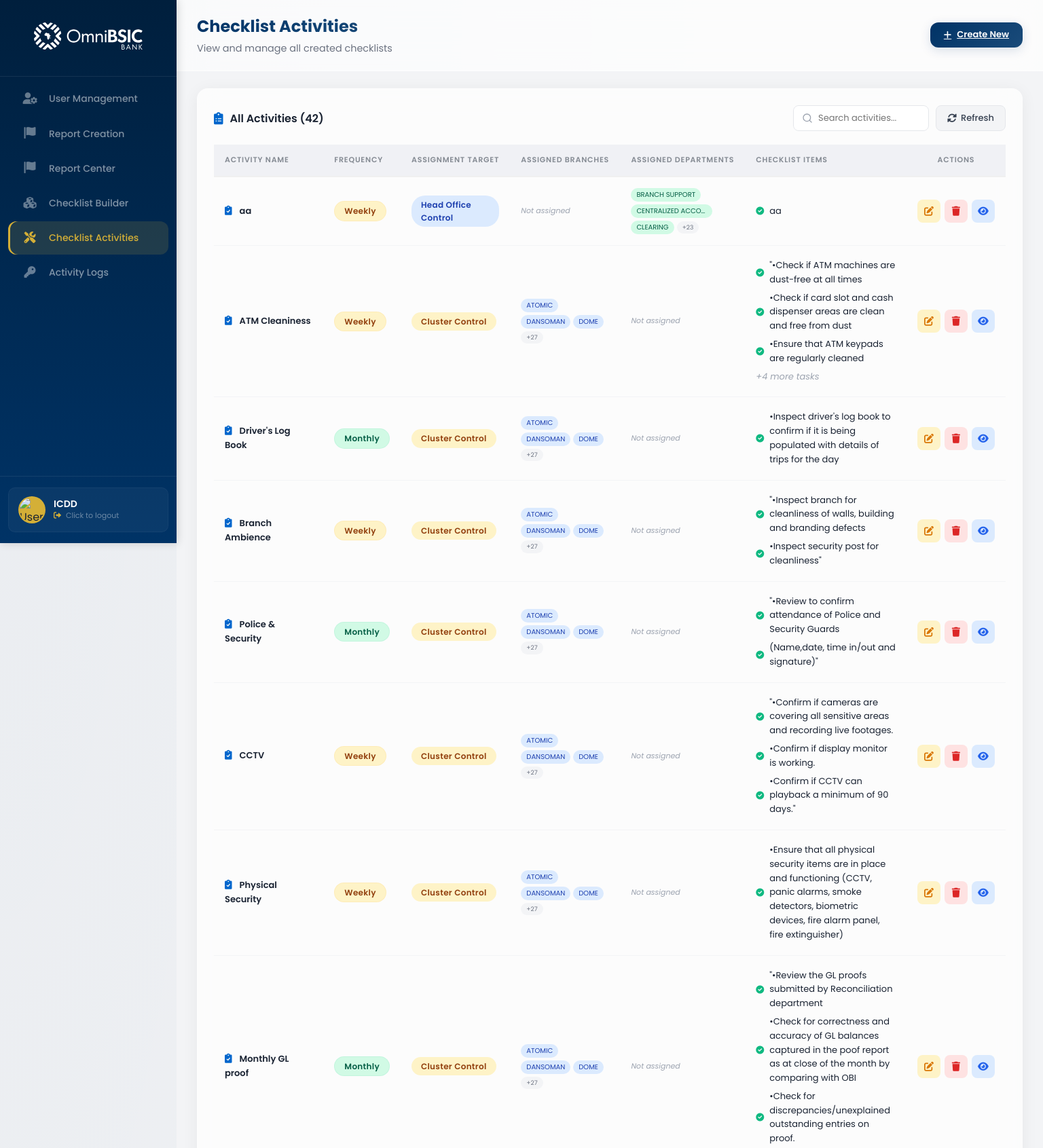
Page /adminboard/checklist-list/ (signed in, upper part) on the committed database.
### control_dashboard/models.py (models this page shows, shortened)
class UserProfile(models.Model):
    ROLE_CHOICES = [
        ('admin', 'Admin'),
        ('supervisor', 'Supervisor'),
        ('member', 'Member'),
    ]
    POSITION_CHOICES = [
        ('hc', 'Headoffice Control'),
        ('cc', 'Cluster Control'),
    ]
    STATUS_CHOICES = [
        ('active', 'Active'),
        ('inactive', 'Inactive'),
    ]
    user = models.OneToOneField(
        User,
        on_delete=models.CASCADE,
        related_name='profile',
        null=True,
        blank=True
    )
    email = models.EmailField(unique=True)
    full_name = models.CharField(max_length=200)
    username = models.CharField(max_length=150, unique=True, blank=True, null=True)
    position = models.CharField(max_length=50, choices=POSITION_CHOICES, default='member')
    role = models.CharField(max_length=50, choices=ROLE_CHOICES, default='member')
    status = models.CharField(max_length=50, choices=STATUS_CHOICES, default='active')
    departments = models.ManyToManyField(
        'Department',
        blank=True,
        related_name='user_profiles'
    )
    branches = models.ManyToManyField(
        'Branch',
        blank=True,
        related_name='user_profiles'
    )
    created_at = models.DateTimeField(auto_now_add=True)
    updated_at = models.DateTimeField(auto_now=True)
    class Meta:
        db_table = 'user_profiles'
        ordering = ['full_name']

class Checklist(models.Model):
    FREQUENCY_CHOICES = [
        ('daily', 'Daily'),
        ('weekly', 'Weekly'),
        ('monthly', 'Monthly'),
        ('quarterly', 'Quarterly'),
        ('bi-annual', 'Bi-Annual'),
        ('annual', 'Annual'),
    ]
    ASSIGNMENT_CHOICES = [
        ('all', 'All Users'),
        ('cc', 'Cluster Control'),
        ('hc', 'Head Office Control'),
        ('specific', 'Specific Users'),
    ]
    name = models.CharField(max_length=200)
    description = models.TextField(blank=True)
    frequency = models.CharField(max_length=50, choices=FREQUENCY_CHOICES, default='weekly')
    assignment_target = models.CharField(max_length=50, choices=ASSIGNMENT_CHOICES, default='all')
    assigned_users = models.ManyToManyField('UserProfile', blank=True, related_name='assigned_checklists')
    is_active = models.BooleanField(default=True)
    created_by = models.ForeignKey('UserProfile', on_delete=models.SET_NULL, null=True, related_name='created_checklists')
    created_at = models.DateTimeField(auto_now_add=True)
    updated_at = models.DateTimeField(auto_now=True)
    assigned_branches = models.ManyToManyField('Branch', blank=True, related_name='checklist_assignments')
    assigned_departments = models.ManyToManyField('Department', blank=True, related_name='checklist_assignments')
    def get_frequency_display(self):
        return dict(self.FREQUENCY_CHOICES).get(self.frequency, self.frequency)
    class Meta:
        db_table = 'checklists'
        ordering = ['name']

class Department(models.Model):
    name = models.CharField(max_length=100, unique=True)
    code = models.CharField(max_length=20, unique=True, blank=True, null=True)
    is_active = models.BooleanField(default=True)
    created_at = models.DateTimeField(auto_now_add=True)
    updated_at = models.DateTimeField(auto_now=True)
    def __str__(self):
        return self.name
    class Meta:
        db_table = 'departments'
        ordering = ['name']
        verbose_name_plural = 'Departments'

class ChecklistTask(models.Model):
    checklist = models.ForeignKey(Checklist, on_delete=models.CASCADE, related_name='tasks')
    description = models.CharField(max_length=500)
    order = models.IntegerField(default=0)
    is_completed = models.BooleanField(default=False)
    created_at = models.DateTimeField(auto_now_add=True)
    updated_at = models.DateTimeField(auto_now=True)
    class Meta:
        db_table = 'checklist_tasks'
        ordering = ['order']

class Branch(models.Model):
    name = models.CharField(max_length=100, unique=True)
    code = models.CharField(max_length=20, unique=True, blank=True, null=True)
    is_active = models.BooleanField(default=True)
    created_at = models.DateTimeField(auto_now_add=True)
    updated_at = models.DateTimeField(auto_now=True)
    def __str__(self):
        return self.name
    class Meta:
        db_table = 'branches'
        ordering = ['name']
        verbose_name_plural = 'Branches'

### control_dashboard/views.py (the view)
# urls.py: path('checklist-list/', views.checklist_list, name='checklist_list'),
@login_required
def checklist_list(request):
    try:
        user_profile = UserProfile.objects.get(email=request.user.email)
        if user_profile.role != 'admin':
            messages.error(request, 'You do not have permission to access this page.')
            return redirect_dashboard(request.user)
    except UserProfile.DoesNotExist:
        return redirect_dashboard(request.user)
    from .models import Checklist
    checklists = Checklist.objects.all().prefetch_related('tasks', 'assigned_users').order_by('-created_at')
    users = UserProfile.objects.filter(status='active').order_by('full_name')
    context = {
        'user_profile': user_profile,
        'checklists': checklists,
        'users': users,
        'today': timezone.now(),
    }
    return render(request, 'control_dashboard/checklist_list.html', context)

### control_dashboard/templates/control_dashboard/checklist_list.html (shortened to what this page needs)
{% extends 'control_dashboard/base.html' %}
{% load static %}
{% block extra_css %}
<link rel="stylesheet" href="{% static 'stylesheets/checklist_list.css' %}" type="text/css">
{% endblock %}
{% block dashboard_url %}{% url 'control_dashboard:admin_page' %}{% endblock %}
{% block nav_links %}
<li><a href="{% url 'control_dashboard:admin_page' %}">
    <span class="nav-icon"><i class="fas fa-user-cog"></i></span>
    <span class="nav-text">User Management</span>
</a></li>
<li><a href="{% url 'control_dashboard:report_creation' %}">
    <span class="nav-icon"><i class="fas fa-flag"></i></span>
    <span class="nav-text">Report Creation</span>
</a></li>
<li><a href="{% url 'control_dashboard:report_center' %}">
    <span class="nav-icon"><i class="fas fa-flag"></i></span>
    <span class="nav-text">Report Center</span>
</a></li>
<li><a href="{% url 'control_dashboard:checklist_builder' %}">
    <span class="nav-icon"><i class="fas fa-cubes"></i></span>
    <span class="nav-text">Checklist Builder</span>
</a></li>
<li class="active"><a href="{% url 'control_dashboard:checklist_list' %}">
    <span class="nav-icon"><i class="fas fa-tools"></i></span>
    <span class="nav-text">Checklist Activities</span>
</a></li>
<li><a href="{% url 'control_dashboard:activity_logs' %}">
    <span class="nav-icon"><i class="fas fa-key"></i></span>
    <span class="nav-text">Activity Logs</span>
</a></li>
{% endblock %}
{% block page_title %}Checklist Activities{% endblock %}
{% block page_subtitle %}
<span class="page-subtitle">View and manage all created checklists</span>
{% endblock %}
{% block top_header_right %}
<a href="{% url 'control_dashboard:checklist_builder' %}" class="btn-create-header">
    <i class="fas fa-plus"></i> Create New
</a>
{% endblock %}
{% block content %}
<div class="checklist-list-container">
    <div class="table-container">
        <div class="table-header">
            <h4><i class="fas fa-clipboard-list"></i> All Activities ({{ checklists|length }})</h4>
            <div class="table-actions">
                <input type="text" id="searchChecklist" class="table-input" placeholder="Search activities..." style="width: 200px;" onkeyup="filterChecklists()">
                <button class="btn-refresh" onclick="location.reload()">
                    <i class="fas fa-sync-alt"></i> Refresh
                </button>
            </div>
        </div>
        {% if checklists %}
        <table class="users-table checklist-table">
            <thead>
                <tr>
                    <th class="col-name">Activity Name</th>
                    <th class="col-frequency">Frequency</th>
                    <th class="col-assignment">Assignment Target</th>
                    <th class="col-branches">Assigned Branches</th>
                    <th class="col-departments">Assigned Departments</th>
                    <th class="col-tasks">Checklist Items</th>
                    <th class="col-actions">Actions</th>
                </tr>
            </thead>
            <tbody>
                {% for checklist in checklists %}
                <tr data-id="{{ checklist.id }}" class="checklist-row">
                    <td class="col-name font-bold">
                        <i class="fas fa-clipboard-check" style="color: #0066cc; margin-right: 8px;"></i>
                        {{ checklist.name }}
                    </td>
                    <td class="col-frequency">
                        <span class="frequency-tag {{ checklist.frequency }}">
                            {{ checklist.get_frequency_display }}
                        </span>
                    </td>
                    <td class="col-assignment">
                        <span class="assignment-tag {% if checklist.assignment_target == 'all' %}all{% elif checklist.assignment_target == 'hc' %}hc{% elif checklist.assignment_target == 'cc' %}cc{% else %}specific{% endif %}">
                            {% if checklist.assignment_target == 'all' %}
                                All Personnel
                            {% elif checklist.assignment_target == 'hc' %}
                                Head Office Control
                            {% elif checklist.assignment_target == 'cc' %}
                                Cluster Control
                            {% else %}
                                Specific Users
                            {% endif %}
                        </span>
                    </td>
                    <td class="col-branches assignment-cell">
                        <div class="assigned-items-list">
                            {% with branches=checklist.assigned_branches.all %}
                                {% if branches %}
                                    {% for branch in branches|slice:":3" %}
                                        <span class="item-tag branch-tag" title="{{ branch.name }}">{{ branch.name }}</span>
                                    {% endfor %}
                                    {% if branches|length > 3 %}
                                        <span class="item-tag more-tag" title="{{ branches|join:', ' }}">+{{ branches|length|add:"-3" }}</span>
                                    {% endif %}
                                {% else %}
                                    <span class="no-assignment">Not assigned</span>
                                {% endif %}
                            {% endwith %}
                        </div>
                    </td>
                    <td class="col-departments assignment-cell">
                        <div class="assigned-items-list">
                            {% with departments=checklist.assigned_departments.all %}
                                {% if departments %}
                                    {% for dept in departments|slice:":3" %}
                                        <span class="item-tag dept-tag" title="{{ dept.name }}">{{ dept.name }}</span>
                                    {% endfor %}
                                    {% if departments|length > 3 %}
                                        <span class="item-tag more-tag" title="{{ departments|join:', ' }}">+{{ departments|length|add:"-3" }}</span>
                                    {% endif %}
                                {% else %}
                                    <span class="no-assignment">Not assigned</span>
                                {% endif %}
                            {% endwith %}
                        </div>
                    </td>
                    <td class="col-tasks">
                        <ul class="task-list">
                            {% for task in checklist.tasks.all|slice:":3" %}
                            <li><i class="fas fa-check-circle"></i> {{ task.description }}</li>
                            {% empty %}
                            <li class="text-muted">No tasks defined</li>
                            {% endfor %}
                            {% if checklist.tasks.count > 3 %}
                            <li class="text-muted more-tasks">+{{ checklist.tasks.count|add:"-3" }} more tasks</li>
                            {% endif %}
                        </ul>
                    </td>
                    <td class="col-actions text-center">
                        <div class="action-buttons">
                            <button class="btn-action edit" onclick="editChecklist('{{ checklist.id }}')" title="Edit Activity">
                                <i class="fas fa-edit"></i>
                            </button>
                            <button class="btn-action delete" onclick="deleteChecklist('{{ checklist.id }}')" title="Delete Activity">
                                <i class="fas fa-trash"></i>
                            </button>
                            <button class="btn-action view" onclick="viewChecklist('{{ checklist.id }}')" title="View Details">
                                <i class="fas fa-eye"></i>
                            </button>
                        </div>
                    </td>
                </tr>
                {% endfor %}
            </tbody>
        </table>
        {% else %}
        <div class="empty-state">
            <i class="fas fa-clipboard-list"></i>
            <h3>No Checklists Created</h3>
            <p>Create your first checklist using the <a href="{% url 'control_dashboard:checklist_builder' %}">Checklist Builder</a></p>
        </div>
        {% endif %}
    </div>
</div>
{% endblock %}

### control_dashboard/templates/control_dashboard/base.html (shortened to what this page needs)
{% load static %}
<!DOCTYPE html>
<html>
    <head>
        <link rel="stylesheet" href="{% static 'stylesheets/base.css' %}" type="text/css">
        <link rel="stylesheet" href="https://cdnjs.cloudflare.com/ajax/libs/font-awesome/6.0.0-beta3/css/all.min.css">
        {% block extra_css %}{% endblock %}
    </head>
    <body>
        <div class="page-wrapper">
            <div class="nav-bar">
                <div class="logo">
                    <a href="{% block dashboard_url %}{% url 'control_dashboard:member_dashboard' %}{% endblock %}">
                        <img src="{% static 'images/OmniBSIC_Bank_Logo.svg' %}" alt="Bank Logo">
                    </a>
                </div>
                <ul class="nav-links">
                    {% block nav_links %}{% endblock %}
                </ul>
                <div class="nav-footer">
                    <div class="nav-profile-card" onclick="logoutUser()" style="cursor: pointer;" title="Click to logout">
                        <div class="nav-profile-img-wrapper">
                            <img src="{% static 'images/user-avatar.jpg' %}" alt="User Profile Image">
                        </div>
                        <div class="nav-profile-info">
                            <h4 class="nav-user-name">{{ user_profile.full_name|default:"User" }}</h4>
                            <p class="nav-user-role">
                                <i class="fas fa-sign-out-alt" style="font-size: 11px; margin-right: 4px;"></i>
                                Click to logout
                            </p>
                        </div>
                    </div>
                </div>
            </div>
            <div class="main-content-wrapper">
                <div class="top-header">
                    <div class="top-header-left">
                        <span class="page-title">{% block page_title %}Dashboard{% endblock %}</span>
                        {% block page_subtitle %}{% endblock %}
                    </div>
                    <div class="top-header-right">
                        {% block top_header_right %}{% endblock %}
                    </div>
                </div>
                <div class="main-content">
                    {% block content %}{% endblock %}
                </div>
            </div>
        </div>
    </body>
</html>

### rows in the picture
UserProfile: full_name "ICDD"
Checklist: name "aa", frequency "Weekly", assignment_target "Head Office Control", shows "Not assigned", assigned_departments.all|length "23"
Department: name "BRANCH SUPPORT"
Department: name "CENTRALIZED ACCO…"
Department: name "CLEARING"
ChecklistTask: description "aa"
Checklist: name "ATM Cleaniness", frequency "Weekly", assignment_target "Cluster Control", assigned_branches.all|length "27", shows "Not assigned", tasks.count|add "4"
Branch: name "ATOMIC"
Branch: name "DANSOMAN"
Branch: name "DOME"
ChecklistTask: description "\"•Check if ATM machines are dust-free at all times"
ChecklistTask: description "•Check if card slot and cash dispenser areas are clean and free from dust"
ChecklistTask: description "•Ensure that ATM keypads are regularly cleaned"
Checklist: name "Driver's Log Book", frequency "Monthly", assignment_target "Cluster Control", assigned_branches.all|length "27", shows "Not assigned"
ChecklistTask: description "•Inspect driver's log book to confirm if it is being populated with details of trips for the day"
Checklist: name "Branch Ambience", frequency "Weekly", assignment_target "Cluster Control", assigned_branches.all|length "27", shows "Not assigned"
ChecklistTask: description "\"•Inspect branch for cleanliness of walls, building and branding defects"
ChecklistTask: description "•Inspect security post for cleanliness\""
Checklist: name "Police & Security", frequency "Monthly", assignment_target "Cluster Control", assigned_branches.all|length "27", shows "Not assigned"
ChecklistTask: description "\"•Review to confirm attendance of Police and Security Guards"
ChecklistTask: description "(Name,date, time in/out and signature)\""
Checklist: name "CCTV", frequency "Weekly", assignment_target "Cluster Control", assigned_branches.all|length "27", shows "Not assigned"
ChecklistTask: description "\"•Confirm if cameras are covering all sensitive areas and recording live footages."
ChecklistTask: description "•Confirm if display monitor is working."
ChecklistTask: description "•Confirm if CCTV can playback a minimum of 90 days.\""
Checklist: name "Physical Security", frequency "Weekly", assignment_target "Cluster Control", assigned_branches.all|length "27", shows "Not assigned"
ChecklistTask: description "•Ensure that all physical security items are in place and functioning (CCTV, panic alarms, smoke detectors, biometric devices, fire alarm panel, fire extinguisher)"
Checklist: name "Monthly GL proof", frequency "Monthly", assignment_target "Cluster Control", assigned_branches.all|length "27", shows "Not assigned"
ChecklistTask: description "\"•Review the GL proofs submitted by Reconciliation department"
ChecklistTask: description "•Check for correctness and accuracy of GL balances captured in the poof report as at close of the month by comparing with OBI"
ChecklistTask: description "•Check for discrepancies/unexplained outstanding entries on proof."

### other values in the picture
{{ checklists|length }} "42"
